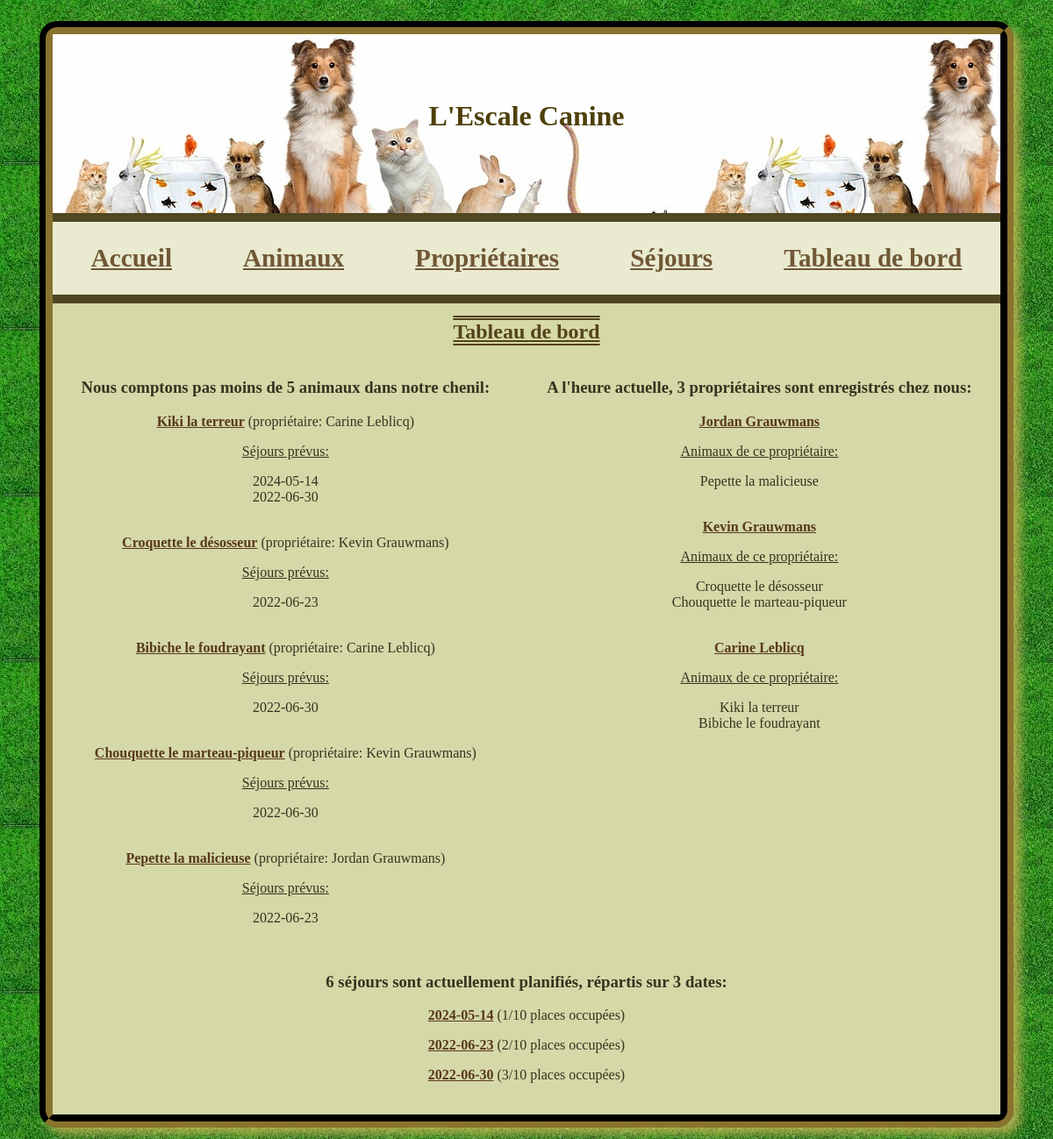
Screenshot of /index.php?ctlr=board&action=index with the database file from the repository.
### tables this page shows
CREATE TABLE IF NOT EXISTS `animals` (
  `id` int NOT NULL AUTO_INCREMENT,
  `nom` varchar(50) NOT NULL,
  `sexe` varchar(10) NOT NULL,
  `sterilise` tinyint(1) NOT NULL,
  `puce` int NOT NULL,
  `naissance` date NOT NULL,
  `type` varchar(10) NOT NULL,
  `person_id` int NOT NULL,
  PRIMARY KEY (`id`),
  KEY `person_id` (`person_id`) USING BTREE
);

CREATE TABLE IF NOT EXISTS `people` (
  `id` int NOT NULL AUTO_INCREMENT,
  `nom` varchar(30) NOT NULL,
  `prenom` varchar(30) NOT NULL,
  `naissance` date NOT NULL,
  `mail` varchar(30) NOT NULL,
  `telephone` int NOT NULL,
  PRIMARY KEY (`id`)
);

CREATE TABLE IF NOT EXISTS `sejours` (
  `id` int NOT NULL AUTO_INCREMENT,
  `date` date NOT NULL,
  `animal_id` int NOT NULL,
  PRIMARY KEY (`id`),
  KEY `animal_id` (`animal_id`)
);

### controllers/BoardController.php (called while the page is built)
<?php
class BoardController extends Controller {
    public function index () {
        include('../views/board.php');
    }
}
?>

### public/index.php (called while the page is built, shortened)
<?php
$router = new Router();

### models/entities/Animal.php (called while the page is built, shortened)
<?php
class Animal extends Entity {
    protected $id;
    protected $person;
    public function __construct ($id, $nom, $sexe, $sterilise, $puce, $naissance, $type, $person, $sejours = false) {
        $this->id = $id;
        $this->nom = $nom;
        $this->person = $person;
    }
    public function __get ($prop) {
        if (property_exists($this, $prop)) {
            if ($prop == "person") {
                return Person::find($this->person);
            }
            if ($prop == "sejours"){
                return Sejour::where('animal_id', $this->id);
            }
            return $this->$prop;
        }
    }
}

### models/dao/DAO.php (called while the page is built, shortened)
<?php
abstract class DAO implements DAOInterface {
    protected $db;
    protected $table;
    public function __construct ($table) {
        $this->table = $table;
        $this->db = new PDO('mysql:host=localhost;dbname=dbchenil', 'root', '');
        $this->db->setAttribute(PDO::ATTR_ERRMODE, PDO::ERRMODE_EXCEPTION);
    }
    public function fetch ($id) {
        $statement = $this->db->prepare("SELECT * FROM {$this->table} WHERE id=?");
        try {
            $statement->execute([$id]);
            $result = $statement->fetch(PDO::FETCH_ASSOC);
            if ($result) {
                return $this->create($result);
            }
            return false;
        } catch (PDOException $exception) {
            var_dump($exception);
            return false;
        }
    }
    public function where ($attr, $value) {
        $statement = $this->db->prepare("SELECT * FROM {$this->table} WHERE {$attr}=?");
        try {
            $statement->execute([$value]);
            $results = $statement->fetchAll(PDO::FETCH_ASSOC);
            if ($results) {
                $list = array();
                foreach($results as $result) {
                    array_push($list, $this->create($result));
                }
                return $list;
            }
            return false;
        } catch (PDOException $exception) {
            var_dump($exception);
            return false;
        }
    }
    public function fetch_all () {
        $statement = $this->db->prepare("SELECT * FROM {$this->table}");
        try {
            $statement->execute();
            $results = $statement->fetchAll(PDO::FETCH_ASSOC);
            if ($results) {
                $list = array();
                foreach($results as $result) {
                    array_push($list, $this->create($result));
                }
                return $list;
            }
            return false;
        } catch (PDOException $exception) {
            var_dump($exception);
        }
    }
}

### models/entities/Entity.php (called while the page is built, shortened)
<?php
abstract class Entity implements EntityInterface {
    public static function find ($id) {
        return (new static::$dao_name())->fetch($id);
    }
    public static function all () {
        return (new static::$dao_name())->fetch_all();
    }
    public static function where ($attr, $value) {
        return (new static::$dao_name())->where($attr, $value);
    }
}

### models/dao/PersonDAO.php (called while the page is built, shortened)
<?php
class PersonDAO extends DAO {
    public function create ($data) {
        if (!is_object($data)) {
            return new Person(
                isset($data['id']) ? $data['id'] : 0,
                $data['nom'],
                $data['prenom'],
                $data['naissance'],
                $data['mail'],
                $data['telephone']
            );
        }
        return false;
    }
}

### models/entities/Person.php (called while the page is built, shortened)
<?php
class Person extends Entity {
    protected $id;
    protected $animals;
    public function __construct ($id, $nom, $prenom, $naissance, $mail, $telephone, $animals = false) {
        $this->id = $id;
        $this->nom = $nom;
        $this->prenom = $prenom;
        $this->animals = $animals;
    }
    public function __get ($prop) {
        if (property_exists($this, $prop)) {
            if ($prop == "animals") {
                return $this->animals();
            }
            return $this->$prop;
        }
    }
    protected function animals () {
        if ($this->animals) {
            return $this->animals;
        }
        $this->animals = Animal::where('person_id', $this->id);
        return $this->animals;
    }
}

### models/dao/SejourDAO.php (called while the page is built, shortened)
<?php
class SejourDAO extends DAO {
    public function create ($data) {
        if (!is_object($data)) {
            return new Sejour(
                isset($data['id']) ? $data['id'] : 0,
                $data['date'],
                $data['animal_id']
            );
        }
        return false;
    }
}

### models/entities/Sejour.php (called while the page is built, shortened)
<?php
class Sejour extends Entity {
    public function __construct ($id, $date, $animal, $animals = false) {
        $this->id = $id;
        $this->date = $date;
    }
    public function __get ($prop) {
        if (property_exists($this, $prop)) {
            return $this->$prop;
        }
    }
}

### models/dao/AnimalDAO.php (called while the page is built, shortened)
<?php
class AnimalDAO extends DAO {
    public function create ($data) {
        if (!is_object($data)) {
            return new Animal(
                isset($data['id']) ? $data['id'] : 0,
                $data['nom'],
                $data['sexe'],
                $data['sterilise'],
                $data['puce'],
                $data['naissance'],
                $data['type'],
                $data['person_id'],
                false
            );
        }
        return false;
    }
}

### views/board.php (the view, shortened to what this page needs)
<?php
$animals = Animal::all();
$sejours = Sejour::all();
$people = Person::all();
?>
<!DOCTYPE html>
<html lang="en">
<head>
    <link rel="stylesheet" href="css/chenil.css">
</head>
<header>
            <h1 class="header">L'Escale Canine</h1>
        </header>
<body>
    <main role="main">
        <nav>
        <ul class="nav">
            <li class="nav"><a href="index.php?ctlr=home&action=index">Accueil</a></li>
            <li class="nav"><a href="index.php?ctlr=animals&action=index">Animaux</a></li>
            <li class="nav"><a href="index.php?ctlr=people&action=index">Propriétaires</a></li>
            <li class="nav"><a href="index.php?ctlr=sejours&action=index">Séjours</a></li>
            <li class="nav"><a href="index.php?ctlr=board&action=index">Tableau de bord</a></li>
        </ul>
        </nav>
        <h2 id="title">Tableau de bord</h2>
        <div class="board">
        <article>
            <?php if(isset($animals) && !empty($animals)): ?>
                    <?php $nbAnimals = count($animals); ?>
                    <h3>Nous comptons pas moins de <?= $nbAnimals ?> animaux dans notre chenil:</h3>
                    <ul>
                        <?php foreach($animals as $animal): ?>
                            <p><li><a href="index.php?ctlr=animals&action=show&id=<?= $animal->id; ?>"><?= $animal->nom; ?></a> (propriétaire: <?= $animal->person->prenom ?> <?= $animal->person->nom ?>)</li></p>
                            <?php if(isset($animal->sejours[0])) : ?>
                                <p style="text-decoration: underline">Séjours prévus:</p>
                                <?php foreach($animal->sejours as $sejour): ?>
                                    <ul>
                                        <li><?= $sejour->date; ?></li>
                                    </ul>
                                <?php endforeach; ?> <br>
                            <?php else: ?>
                                <p>Aucun séjour de prévu</p>
                            <?php endif; ?>
                        <?php endforeach; ?>
                    </ul>
            <?php endif; ?>
        </article>
        <article>
        <?php if(isset($people) && !empty($people)): ?>
            <?php $nbPeople = count($people); ?>
            <h3>A l'heure actuelle, <?= $nbPeople ?> propriétaires sont enregistrés chez nous:</h3>
            <ul>
                <?php foreach($people as $person): ?>
                    <p><li><a href="index.php?ctlr=people&action=show&id=<?= $person->id; ?>"><?= $person->prenom; ?> <?= $person->nom; ?></a></li></p>
                    <?php if(isset($person->animals[0])) : ?>
                        <p style="text-decoration: underline">Animaux de ce propriétaire:</p>
                        <?php foreach($person->animals as $animalPerson): ?>
                            <ul>
                                <li><?= $animalPerson->nom; ?></li>
                            </ul>
                        <?php endforeach; ?> <br>
                    <?php else: ?>
                        <p>Aucun animal appartenant à ce propriétaire</p>
                    <?php endif; ?>
                <?php endforeach; ?>
            </ul>
        <?php endif; ?>
        </article>
        </div>
        <?php if(isset($sejours) && !empty($sejours)) : ?>
            <?php
            $allSejoursDatesForNumber = [];
            $allSejoursForNumber = Sejour::all();
            if(isset($allSejoursDatesForNumber) && !empty($allSejoursForNumber)){
                foreach($allSejoursForNumber as $sejourForNumber){
                    array_push($allSejoursDatesForNumber, $sejourForNumber->date);
                }
                $nbSejoursByDate = array_count_values($allSejoursDatesForNumber);
            }
            $nbSejours = count($sejours);
            $allSejours = [];
            $allSejoursDates = [];
            ?>
            <?php foreach($sejours as $sejour): ?>
                <?php if(!in_array($sejour->date, $allSejoursDates, true)) : ?>
                    <?php array_push($allSejoursDates, $sejour->date); array_push($allSejours, $sejour); ?>
                <?php endif; ?>
            <?php endforeach; ?>
                <?php $nbDates = count($allSejours); ?>
            <h3><?= $nbSejours ?> séjours sont actuellement planifiés, répartis sur <?= $nbDates ?> dates:</h3>
            <ul>
                <?php foreach($allSejours as $oneSejour): ?>
                    <li>
                        <p><a href="index.php?ctlr=sejours&action=show&id=<?= $oneSejour->id; ?>"><?= $oneSejour->date; ?></a> (<?= $nbSejoursByDate[$oneSejour->date]; ?>/10 places occupées)</p>
                    </li>
                <?php endforeach; ?>
            </ul>
        <?php endif; ?>
    </main>
</body>
</html>

### Router.php (shortened to what this page needs)
<?php
class Router {
    private $get;
    private $post;
    private $data;
    private $request;
    public function __construct() {
        $this->get = $_GET;
        $this->post = $_POST;
        $this->request = array();
        $this->data = $this->parseURI($_SERVER['REQUEST_URI']);
        $this->run();
    }
    private function parseURI ($server_uri) {
        if (strpos( $server_uri, "?")) {
            $server_uri = strstr($server_uri, '?', true);
        }
        $server_uri = explode("/", substr($server_uri, 1));
        return $server_uri;
    }
    private function dispatch () {
        if ($this->post && count($this->post)) {
            $this->request['method'] = 'post';
        } else {
            $this->request['method'] = 'get';
        }
        if ($this->request['method'] == 'get') {
            (!empty($this->get['ctlr'])) ? $this->data[0] = $this->get['ctlr'] : false;
        }else{
            $this->data[0] = $this->post['ctlr'];
        }
        if($this->request['method'] == 'get'){
            (!empty($this->get['action'])) ? $this->data[1] = $this->get['action'] : false;
        }else{
            $this->data[1] = $this->post['action'];
        }
        if (count($this->data) >= 2 && $this->data[1]) {
            $this->request['action'] = $this->data[1];
        } else {
            $this->request['action'] = "index";
        }
    }
    private function run () {
        $this->controller_instance = new $this->request['controller'];
        $data = $this->get;
        if (empty($this->request['id'])){
          $this->controller_instance->{$this->request['action']}($data);
        } else{
            $id=$this->request['id'];
            unset($data['id']);
          $this->controller_instance->{$this->request['action']}($id,$data);
        }
    }
}

### public/css/chenil.css (style rules this page uses)
body { background-image: url('../images/backgroundGrass.jpg'); width: 90%; height: 100% auto; border: 15px groove rgb(54, 45, 18); border-radius:20px; box-shadow: 8px 8px 12px rgba(240, 196, 102, 0.65); margin: 1.5em auto; }
header { padding-top: 5%; height: 150px; background-image: url('../images/banniere.jpg'); }
.nav { display: flex; justify-content: space-around; font-size: 1.35em; }
.board { display: flex; justify-content: space-around; }
main { padding-bottom: 20px; background-color: rgb(213, 216, 167); }
a { color: rgb(87, 56, 26); text-decoration:underline; font-weight: bold; }
h1 { color:rgb(77, 64, 8); text-align: center; font-family: cursive; }
p,li, h3, h4 { color: rgba(29, 24, 9, 0.863); text-align: center; }
h2 { color: rgba(63, 42, 2, 0.863); text-align: center; text-decoration: underline overline double; }
nav { background-color: rgba(255, 255, 255, 0.582); opacity: 0.8; padding: 0.2em; border-top: 10px solid rgb(46, 35, 0); border-bottom: 10px solid rgb(46, 35, 0); }
ul { list-style: none; padding-left: 0; justify-content: center; }

### rows the page displays
animals: nom "Kiki la terreur", person.telephone "Carine", person.telephone "Leblicq"
sejours: date "2024-05-14", date "1"
sejours: date "2022-06-30"
animals: nom "Croquette le désosseur", person.telephone "Kevin", person.telephone "Grauwmans"
sejours: date "2022-06-23", date "2"
animals: nom "Bibiche le foudrayant", person.telephone "Carine", person.telephone "Leblicq"
sejours: date "2022-06-30"
animals: nom "Chouquette le marteau-piqueur", person.telephone "Kevin", person.telephone "Grauwmans"
sejours: date "2022-06-30", date "3"
animals: nom "Pepette la malicieuse", person.telephone "Jordan", person.telephone "Grauwmans"
sejours: date "2022-06-23"
people: prenom "Jordan", nom "Grauwmans"
people: prenom "Kevin", nom "Grauwmans"
people: prenom "Carine", nom "Leblicq"

### other values shown
$nbAnimals "5"
$nbPeople "3"
$nbSejours "6"
$nbDates "3"
